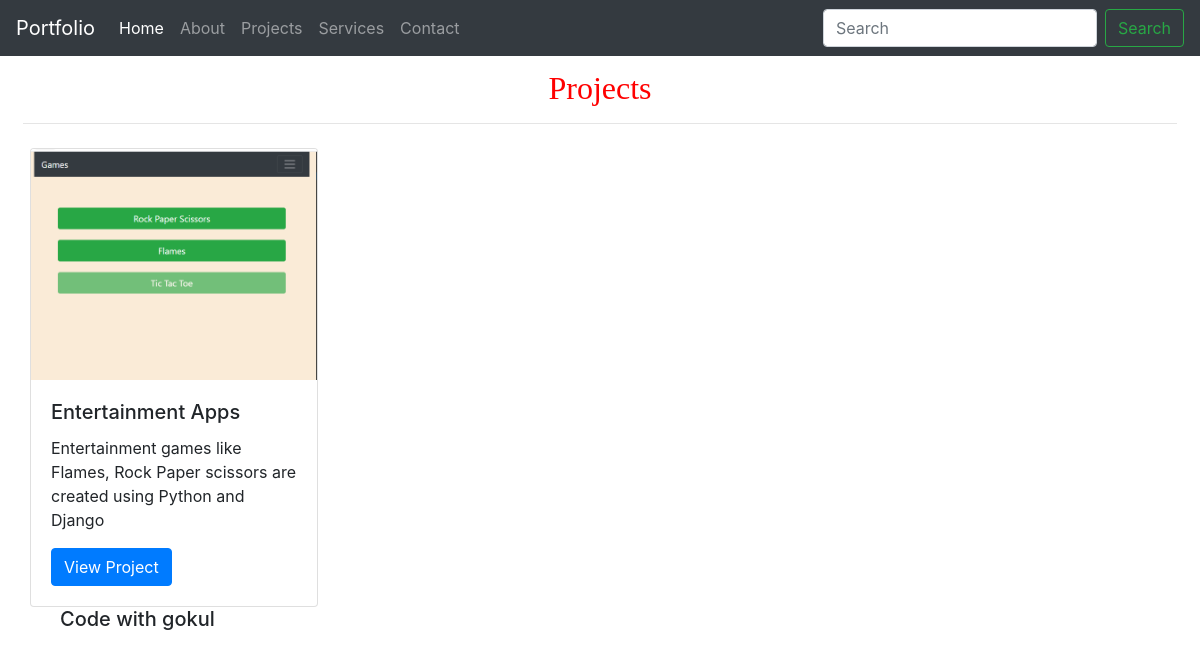
/projects/, run on the app's committed database.
### mysite/models.py (models this page shows)
class Projects(models.Model):
    project_name = models.CharField(max_length=200)
    project_description = models.TextField()
    project_img = models.ImageField()
    project_link = models.CharField(max_length=500)
    date_created = models.DateTimeField(auto_now_add=True)
    class Meta:
        verbose_name_plural = "Projects"

### mysite/views.py (the view)
# urls.py: path('projects/', views.projects, name="projects"),
def projects(request):
    projects = Projects.objects.all()
    context = {
        "projects": projects
    }
    return render(request, "mysite/projects.html", context)

### mysite/templates/mysite/projects.html
{% extends 'base.html' %}
{% load static %}
{% block content %}
<div class="nav-title">
  <h2 align="center">Projects</h2>
  <hr>
</div>
<div class="container-fluid">
{% for project in projects %}
<div class="card" style="width: 18rem;">
  <img src="{{ project.project_img.url }}" class="card-img-top" alt="..." style="width: 100px, height: 100px">
  <div class="card-body">
    <h5 class="card-title">{{ project.project_name}}</h5>
    <p class="card-text">{{ project.project_description}}</p>
    <a href="{{ project.project_link }}" class="btn btn-primary">View Project</a>
  </div>
</div>
<div class="container-fluid">
{% endfor %}
{% endblock  %}

### mysite/static/mysite/css/mysite.css (style rules this page uses)
.nav-title { padding: 8px; font-family: auto; margin-top: 5px; color: red; }

### data on the page
Projects: project_img (picture), project_name "Entertainment Apps", project_description "Entertainment games like Flames, Rock Paper scissors are created using Python and Django"
